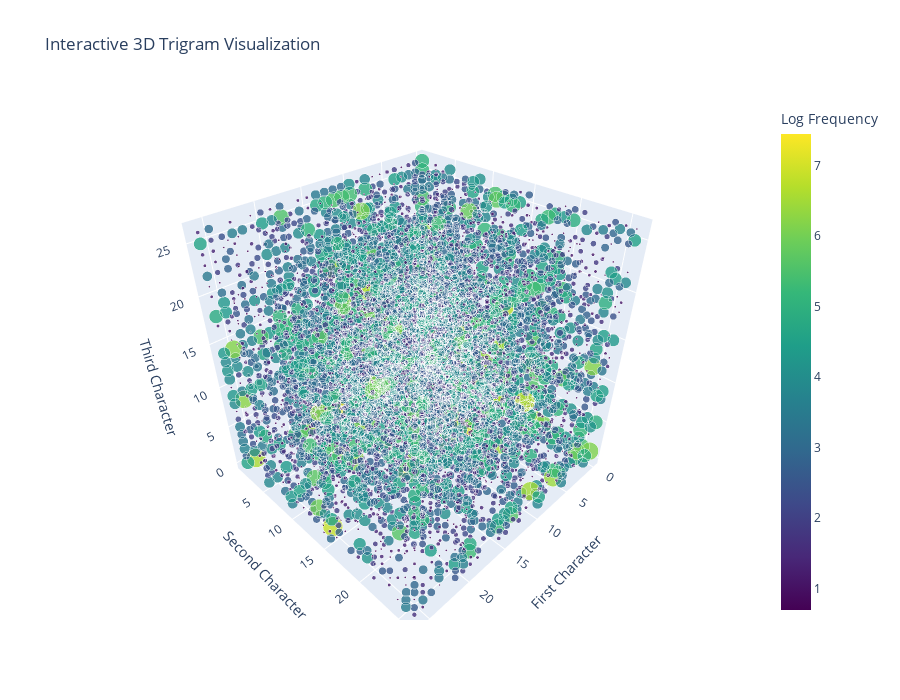

Notebook cell for this chart:
### Code cell
import plotly.graph_objects as go
import numpy as np

# Get non-zero entries - CORRECTED
nonzero_indices = torch.nonzero(N > 0)  # Returns Nx3 tensor
i_indices = nonzero_indices[:, 0]
j_indices = nonzero_indices[:, 1]
k_indices = nonzero_indices[:, 2]
values = N[i_indices, j_indices, k_indices].float()

# Create hover text with actual characters
hover_text = [f"'{i_to_s[i.item()]}{i_to_s[j.item()]}{i_to_s[k.item()]}': {v.item()}"
              for i, j, k, v in zip(i_indices, j_indices, k_indices, values)]

fig = go.Figure(data=[go.Scatter3d(
    x=i_indices.numpy(),
    y=j_indices.numpy(),
    z=k_indices.numpy(),
    mode='markers',
    marker=dict(
        size=np.log(values.numpy() + 1) * 2,
        color=np.log(values.numpy() + 1),
        colorscale='Viridis',
        showscale=True,
        colorbar=dict(title="Log Frequency"),
        opacity=0.8
    ),
    text=hover_text,
    hoverinfo='text'
)])

fig.update_layout(
    title='Interactive 3D Trigram Visualization',
    scene=dict(
        xaxis_title='First Character',
        yaxis_title='Second Character',
        zaxis_title='Third Character',
    ),
    width=900,
    height=700
)

fig.show()

### Figure 1 — Plotly figure (JSON) as saved in the notebook; plotly's stock layout.template omitted (floating-point values rounded to 4 significant figures; data arrays with more than 128 entries replaced by an {"elided": "..."} marker saying what was removed)
{"data": [{"hoverinfo": "text", "marker": {"color": {"elided": "6037 float values"}, "colorbar": {"title": {"text": "Log Frequency"}}, "colorscale": [[0, "#440154"], [0.1111, "#482878"], [0.2222, "#3e4989"], [0.3333, "#31688e"], [0.4444, "#26828e"], [0.5556, "#1f9e89"], [0.6667, "#35b779"], [0.7778, "#6ece58"], [0.8889, "#b5de2b"], [1, "#fde725"]], "opacity": 0.8, "showscale": true, "size": {"elided": "6037 float values"}}, "mode": "markers", "text": {"elided": "6037 str values"}, "type": "scatter3d", "x": {"elided": "6037 int values"}, "y": {"elided": "6037 int values"}, "z": {"elided": "6037 int values"}}], "layout": {"height": 700, "scene": {"xaxis": {"title": {"text": "First Character"}}, "yaxis": {"title": {"text": "Second Character"}}, "zaxis": {"title": {"text": "Third Character"}}}, "title": {"text": "Interactive 3D Trigram Visualization"}, "width": 900}}
